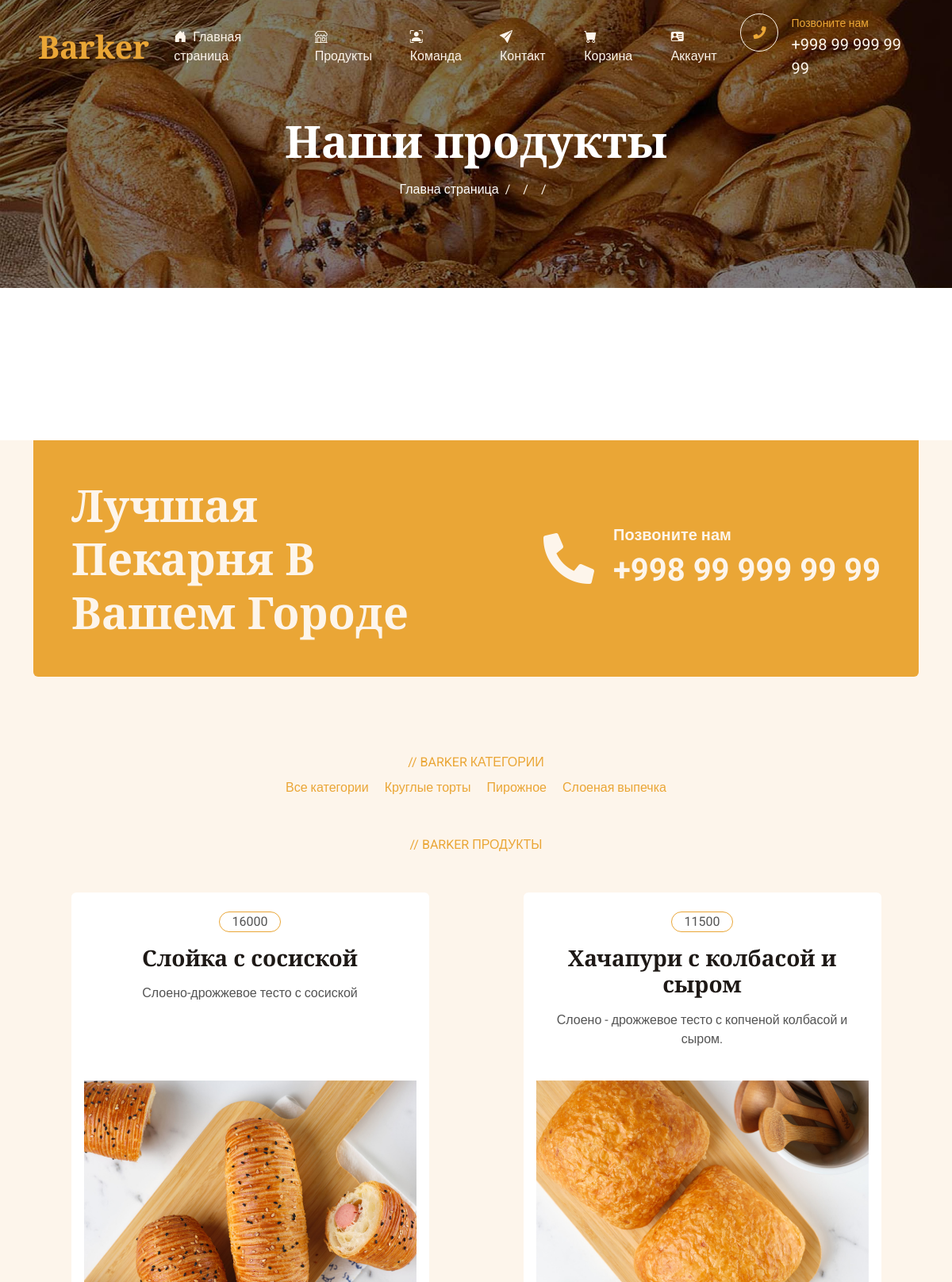
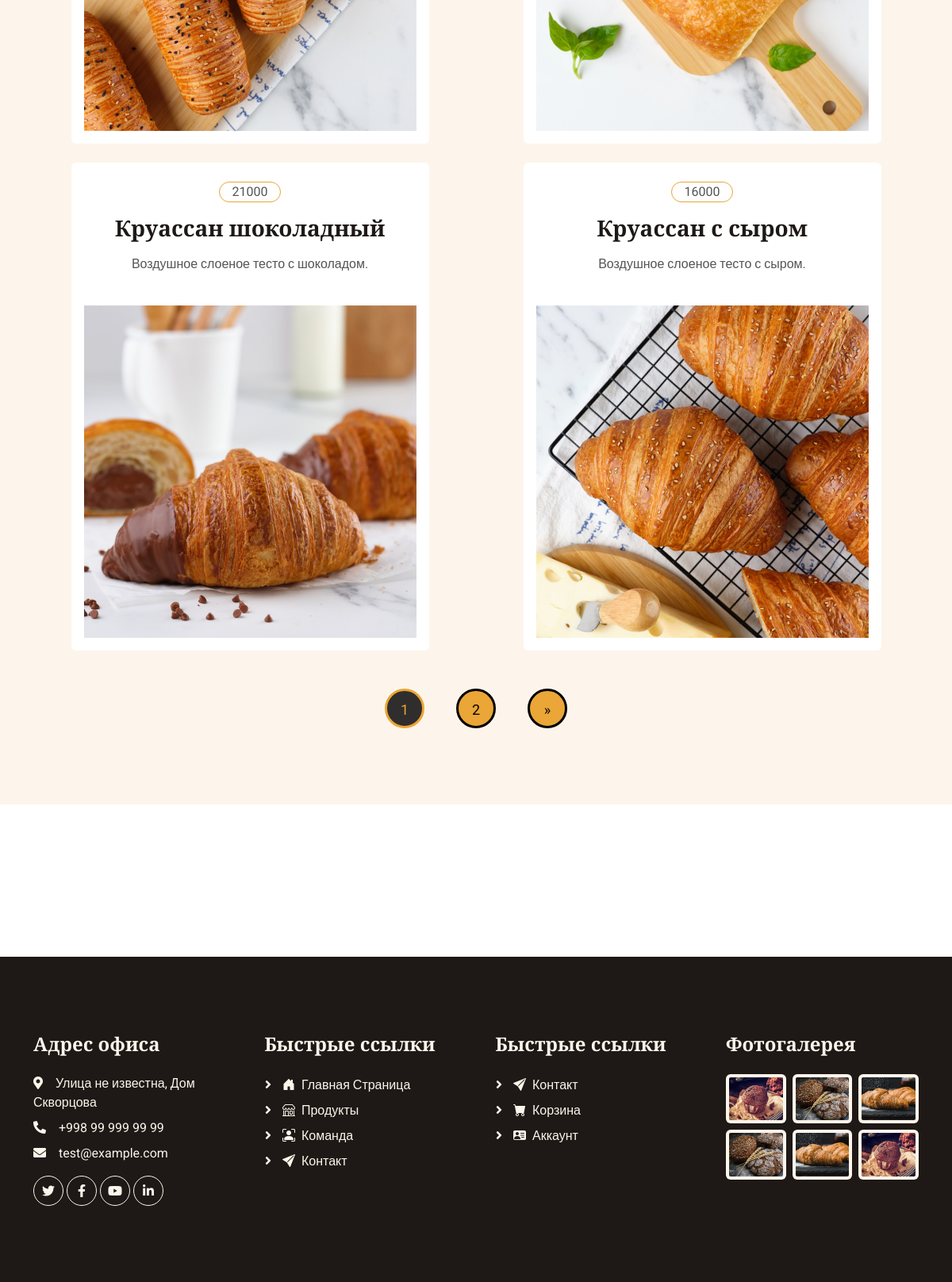
/products/categories/Слоеная выпечка/, run on the app's committed database (2 pictures, top to bottom).
### pages/models.py (models this page shows, shortened)
class Categories(models.Model):
    name = models.CharField(max_length=255, verbose_name='Имя категории')
    image = models.ImageField(upload_to='image/categories/', verbose_name='Картинка категории')
    def __str__(self):
        return self.name
    class Meta:
        ordering = ['pk']
        verbose_name = 'Категория'
        verbose_name_plural = 'Категории'

class Products(models.Model):
    title = models.CharField(max_length=255, verbose_name='Заголовок')
    price = models.IntegerField(default=0, verbose_name='Стоимость')
    category = models.ForeignKey(Categories, on_delete=models.CASCADE, verbose_name='Категория')
    description = models.TextField(verbose_name='Описание на детальную страницу')
    quantity = models.IntegerField(default=0, verbose_name='Количество')
    slug = models.SlugField(max_length=255, verbose_name='ссылка до продукта')
    def get_first_image(self):
        photo = self.product_image.all().first()
        if photo is not None:
            return photo.image.url
        else:
            return 'https://kartinkof.club/uploads/posts/2022-06/1655949284_11-kartinkof-club-p-kartinki-s-nadpisyu-net-ya-s-gorla-12.jpg'
    def get_absolute_url(self):
        return reverse('detail_path', kwargs={'slug_path': self.slug})
    class Meta:
        ordering = ['pk']
        verbose_name = 'Продукт'
        verbose_name_plural = 'Продукты'

class ProductGallery(models.Model):
    product = models.ForeignKey(Products, on_delete=models.CASCADE, related_name='product_image')
    image = models.ImageField(upload_to=f'image/product/', blank=True, null=True)

### pages/views.py (the view)
# urls.py: path('products/categories/<str:category_name>/', views.ShowProductByCategoryId.as_view(), name='show_category_path'),
class ShowProductByCategoryId(ListProductPages):
    def get_queryset(self):
        cat_id = Categories.objects.get(name=self.kwargs['category_name'])
        product = Products.objects.filter(category_id=cat_id)
        return product
    def get_context_data(self, *, object_list=None, **kwargs):
        context = super().get_context_data()
        category = Categories.objects.get(name=self.kwargs['category_name'])
        context['title'] = f'Barker Категория: {category.name}'
        return context

### pages/templatetags/pages_simple_tag.py (called while the page is built)
def translator_text(text):
    connect_trans = Translator()
    return connect_trans.translate(text, dest='ru').text

@register.simple_tag()
def get_categories():
    return Categories.objects.all()

@register.simple_tag()
def get_path_page(path):
    list_text_in_path = list(filter(lambda t: len(t) > 0, str(path).split('/')))
    if '-' in list_text_in_path[::-1][0]:
        trash_obj = list_text_in_path[::-1][0]
        list_text_in_path.remove(trash_obj)
    content = list(map(translator_text, list_text_in_path))
    content.insert(0, 'Главна страница')
    return [word.capitalize for word in content]

### pages/templates/pages/list_product.html (shortened to what this page needs)
{% extends 'base.html' %}
{% load pages_simple_tag %}
{% block content %}
{% include 'pages_component/_header.html' %}
<div class="container-xxl bg-light my-6 py-6 pt-0" style="margin: 12rem 0;">
    <div class="container">
        <div class="bg-primary text-light rounded-bottom p-5 my-6 mt-0 wow fadeInUp" data-wow-delay="0.1s">
            <div class="row g-4 align-items-center">
                <div class="col-lg-6">
                    <h1 class="display-4 text-light mb-0">Лучшая Пекарня В Вашем Городе</h1>
                </div>
                <div class="col-lg-6 text-lg-end">
                    <div class="d-inline-flex align-items-center text-start">
                        <i class="fa fa-phone-alt fa-4x flex-shrink-0"></i>
                        <div class="ms-4">
                            <p class="fs-5 fw-bold mb-0">Позвоните нам</p>
                            <p class="fs-1 fw-bold mb-0">+998 99 999 99 99</p>
                        </div>
                    </div>
                </div>
            </div>
        </div>
        <div class="text-center mx-auto mb-5 wow fadeInUp" data-wow-delay="0.1s" style="max-width: 500px;">
            <p class="text-primary text-uppercase mb-2">// Barker Категории</p>
            {% get_categories as categories %}
            <div class="d-flex justify-content-around mb-5">
                <a href="{% url 'product_list_path' %}">Все категории</a>
                {% for category in categories %}
                <a href="{% url 'show_category_path' category.name %}">{{ category }}</a>
                {% endfor %}
            </div>
            <p class="text-primary text-uppercase mb-2">// Barker Продукты</p>
        </div>
        <div class="row g-4">
            {% for product in products %}
            <div class="col-lg-5 col-md-6 wow fadeInUp mx-auto" data-wow-delay="0.{{ forloop.counter }}s">
                <div class="product-item d-flex flex-column bg-white rounded overflow-hidden h-100">
                    <div class="text-center p-4">
                        <div class="d-inline-block border border-primary rounded-pill px-3 mb-3">
                            {{ product.price }}
                        </div>
                        <h3 class="mb-3">{{ product.title }}</h3>
                        <span>{{ product.description }}</span>
                    </div>
                    <div class="position-relative mt-auto">
                        <img class="img-fluid p-3" src="{{ product.get_first_image }}" alt="">
                    </div>
                </div>
            </div>
            {% endfor %}
        </div>
        {% if products %}
        <div class="d-flex justify-content-center mt-5">
            <div class="d-flex justify-content-between">
                {% for p in page_obj.paginator.page_range %}
                {% if p == page_obj.number %}
                <a class="custom-page-link-active" href="?page={{ p }}">
                    {{ p }}
                </a>
                {% else %}
                <a class="custom-page-link" href="?page={{ p }}">
                    {{ p }}
                </a>
                {% endif %}
                {% endfor %}
                {% if page_obj.has_next %}
                <a class="custom-page-link" href="?page={{ page_obj.next_page_number }}"
                   aria-label="Next">
                    <span aria-hidden="true">&raquo;</span>
                </a>
                {% endif %}
            </div>
        </div>
        {% endif %}
    </div>
</div>
{% endblock content %}

### static/css/style.css (style rules this page uses)
:root { --primary: #EAA636; --secondary: #545454; --light: #FDF5EB; --dark: #1E1916; }
.py-6 { padding-top: 6rem; padding-bottom: 6rem; }
.my-6 { margin-top: 6rem; margin-bottom: 6rem; }
.product-item { transition: .5s; }
.custom-page-link { color: #000; width: 50px; height: 50px; text-align: center; font-size: 18px; padding: 10px 0px; display: block; border-radius: 50px; margin: 0px 20px; border-radius: 50px; border: 3px solid #000; background-color: #EAA636 }
.custom-page-link-active { color: #EAA636; width: 50px; height: 50px; text-align: center; font-size: 18px; padding: 10px 0px; display: block; border-radius: 50px; margin: 0px 20px; border: 3px solid #EAA636; background-color: #302d2d; }

### data on the page
Categories: name "Круглые торты"
Categories: name "Пирожное"
Categories: name "Слоеная выпечка"
Products: price "16000", title "Слойка с сосиской", description "Слоено-дрожжевое тесто с сосиской", get_first_image (picture)
Products: price "11500", title "Хачапури с колбасой и сыром", description "Слоено - дрожжевое тесто с копченой колбасой и сыром.", get_first_image (picture)
Products: price "21000", title "Круассан шоколадный", description "Воздушное слоеное тесто с шоколадом.", get_first_image (picture)
Products: price "16000", title "Круассан с сыром", description "Воздушное слоеное тесто с сыром.", get_first_image (picture)

### other printed values
{{ title_header }} "Наши продукты"
{{ p }} "Главна страница"
{{ p }} "1"
{{ p }} "2"
